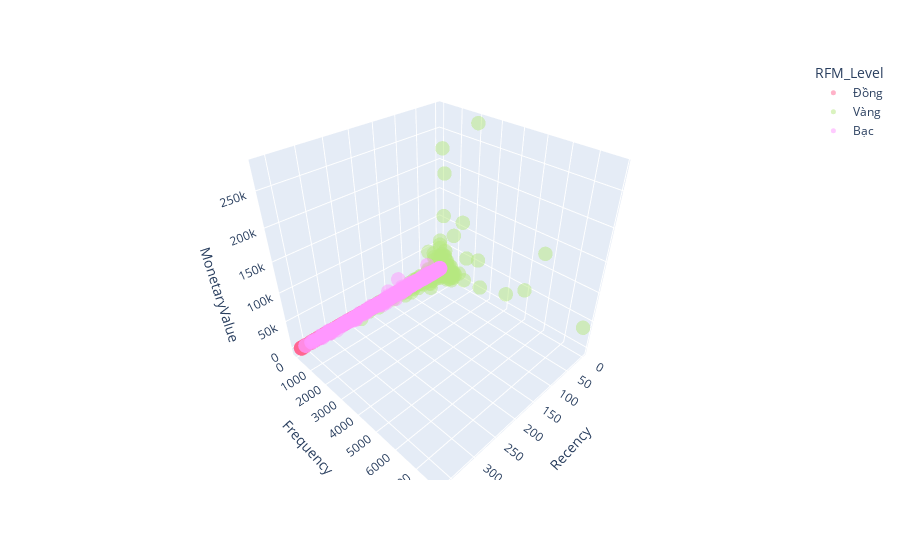

Write notebook code for a chart like this one.
### Code cell
fig = px.scatter_3d(datamart,x='Recency',y='Frequency',z='MonetaryValue',color='RFM_Level',opacity=0.5,color_discrete_map=color_dict)
fig.update_traces(marker = dict(size = 5),selector=dict(mode = 'markers'))
fig.show()

### Figure 1 — Plotly figure (JSON) as saved in the notebook; plotly's stock layout.template omitted (floating-point values rounded to 4 significant figures; data arrays with more than 128 entries replaced by an {"elided": "..."} marker saying what was removed)
{"data": [{"hovertemplate": "RFM_Level=Đồng<br>Recency=%{x}<br>Frequency=%{y}<br>MonetaryValue=%{z}<extra></extra>", "legendgroup": "Đồng", "marker": {"color": "#FF6692", "opacity": 0.5, "size": 5, "symbol": "circle"}, "mode": "markers", "name": "Đồng", "scene": "scene", "showlegend": true, "type": "scatter3d", "x": {"elided": "1216 int values"}, "y": {"elided": "1216 int values"}, "z": {"elided": "1216 float values"}}, {"hovertemplate": "RFM_Level=Vàng<br>Recency=%{x}<br>Frequency=%{y}<br>MonetaryValue=%{z}<extra></extra>", "legendgroup": "Vàng", "marker": {"color": "#B6E880", "opacity": 0.5, "size": 5, "symbol": "circle"}, "mode": "markers", "name": "Vàng", "scene": "scene", "showlegend": true, "type": "scatter3d", "x": {"elided": "1809 int values"}, "y": {"elided": "1809 int values"}, "z": {"elided": "1809 float values"}}, {"hovertemplate": "RFM_Level=Bạc<br>Recency=%{x}<br>Frequency=%{y}<br>MonetaryValue=%{z}<extra></extra>", "legendgroup": "Bạc", "marker": {"color": "#FF97FF", "opacity": 0.5, "size": 5, "symbol": "circle"}, "mode": "markers", "name": "Bạc", "scene": "scene", "showlegend": true, "type": "scatter3d", "x": {"elided": "1266 int values"}, "y": {"elided": "1266 int values"}, "z": {"elided": "1266 float values"}}], "layout": {"legend": {"title": {"text": "RFM_Level"}, "tracegroupgap": 0}, "margin": {"t": 60}, "scene": {"domain": {"x": [0, 1], "y": [0, 1]}, "xaxis": {"title": {"text": "Recency"}}, "yaxis": {"title": {"text": "Frequency"}}, "zaxis": {"title": {"text": "MonetaryValue"}}}}}
